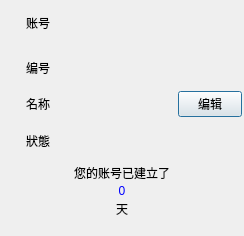
<?xml version="1.0" encoding="UTF-8"?>
<ui version="4.0">
 <class>AccountInfo</class>
 <widget class="QDialog" name="AccountInfo">
  <property name="geometry">
   <rect>
    <x>0</x>
    <y>0</y>
    <width>244</width>
    <height>236</height>
   </rect>
  </property>
  <property name="windowTitle">
   <string>账号详情</string>
  </property>
  <property name="styleSheet">
   <string notr="true"/>
  </property>
  <layout class="QVBoxLayout" name="verticalLayout" stretch="10,0,0,0,0">
   <property name="spacing">
    <number>2</number>
   </property>
   <property name="leftMargin">
    <number>2</number>
   </property>
   <property name="topMargin">
    <number>2</number>
   </property>
   <property name="rightMargin">
    <number>2</number>
   </property>
   <property name="bottomMargin">
    <number>2</number>
   </property>
   <item>
    <layout class="QGridLayout" name="gridLayout" columnstretch="1,2,0">
     <property name="spacing">
      <number>3</number>
     </property>
     <item row="2" column="2">
      <widget class="QPushButton" name="pushButton_edit">
       <property name="maximumSize">
        <size>
         <width>64</width>
         <height>16777215</height>
        </size>
       </property>
       <property name="text">
        <string>编辑</string>
       </property>
      </widget>
     </item>
     <item row="2" column="0">
      <widget class="QLabel" name="label_5">
       <property name="sizePolicy">
        <sizepolicy hsizetype="Fixed" vsizetype="Preferred">
         <horstretch>0</horstretch>
         <verstretch>0</verstretch>
        </sizepolicy>
       </property>
       <property name="minimumSize">
        <size>
         <width>48</width>
         <height>0</height>
        </size>
       </property>
       <property name="maximumSize">
        <size>
         <width>48</width>
         <height>16777215</height>
        </size>
       </property>
       <property name="text">
        <string>名称</string>
       </property>
       <property name="alignment">
        <set>Qt::AlignRight|Qt::AlignTrailing|Qt::AlignVCenter</set>
       </property>
      </widget>
     </item>
     <item row="2" column="1">
      <widget class="QLabel" name="label_name">
       <property name="cursor">
        <cursorShape>IBeamCursor</cursorShape>
       </property>
       <property name="textInteractionFlags">
        <set>Qt::LinksAccessibleByMouse|Qt::TextSelectableByMouse</set>
       </property>
      </widget>
     </item>
     <item row="1" column="1">
      <widget class="QLabel" name="label_number">
       <property name="cursor">
        <cursorShape>IBeamCursor</cursorShape>
       </property>
       <property name="textInteractionFlags">
        <set>Qt::LinksAccessibleByMouse|Qt::TextSelectableByMouse</set>
       </property>
      </widget>
     </item>
     <item row="0" column="0">
      <widget class="QLabel" name="label">
       <property name="sizePolicy">
        <sizepolicy hsizetype="Fixed" vsizetype="Preferred">
         <horstretch>0</horstretch>
         <verstretch>0</verstretch>
        </sizepolicy>
       </property>
       <property name="minimumSize">
        <size>
         <width>48</width>
         <height>0</height>
        </size>
       </property>
       <property name="maximumSize">
        <size>
         <width>48</width>
         <height>16777215</height>
        </size>
       </property>
       <property name="text">
        <string>账号</string>
       </property>
       <property name="alignment">
        <set>Qt::AlignRight|Qt::AlignTrailing|Qt::AlignVCenter</set>
       </property>
      </widget>
     </item>
     <item row="0" column="1">
      <widget class="QLabel" name="label_account">
       <property name="cursor">
        <cursorShape>IBeamCursor</cursorShape>
       </property>
       <property name="textInteractionFlags">
        <set>Qt::LinksAccessibleByMouse|Qt::TextSelectableByMouse</set>
       </property>
      </widget>
     </item>
     <item row="3" column="1">
      <widget class="QLabel" name="label_status">
       <property name="cursor">
        <cursorShape>IBeamCursor</cursorShape>
       </property>
       <property name="textInteractionFlags">
        <set>Qt::LinksAccessibleByMouse|Qt::TextSelectableByMouse</set>
       </property>
      </widget>
     </item>
     <item row="3" column="0">
      <widget class="QLabel" name="label_7">
       <property name="sizePolicy">
        <sizepolicy hsizetype="Fixed" vsizetype="Preferred">
         <horstretch>0</horstretch>
         <verstretch>0</verstretch>
        </sizepolicy>
       </property>
       <property name="minimumSize">
        <size>
         <width>48</width>
         <height>0</height>
        </size>
       </property>
       <property name="maximumSize">
        <size>
         <width>48</width>
         <height>16777215</height>
        </size>
       </property>
       <property name="text">
        <string>狀態</string>
       </property>
       <property name="alignment">
        <set>Qt::AlignRight|Qt::AlignTrailing|Qt::AlignVCenter</set>
       </property>
      </widget>
     </item>
     <item row="1" column="0">
      <widget class="QLabel" name="label_2">
       <property name="sizePolicy">
        <sizepolicy hsizetype="Fixed" vsizetype="Preferred">
         <horstretch>0</horstretch>
         <verstretch>0</verstretch>
        </sizepolicy>
       </property>
       <property name="minimumSize">
        <size>
         <width>48</width>
         <height>0</height>
        </size>
       </property>
       <property name="maximumSize">
        <size>
         <width>48</width>
         <height>16777215</height>
        </size>
       </property>
       <property name="text">
        <string>编号</string>
       </property>
       <property name="alignment">
        <set>Qt::AlignRight|Qt::AlignTrailing|Qt::AlignVCenter</set>
       </property>
      </widget>
     </item>
    </layout>
   </item>
   <item>
    <widget class="QLabel" name="label_3">
     <property name="sizePolicy">
      <sizepolicy hsizetype="Preferred" vsizetype="Fixed">
       <horstretch>0</horstretch>
       <verstretch>0</verstretch>
      </sizepolicy>
     </property>
     <property name="text">
      <string>您的账号已建立了</string>
     </property>
     <property name="alignment">
      <set>Qt::AlignCenter</set>
     </property>
    </widget>
   </item>
   <item>
    <widget class="QLabel" name="label_day">
     <property name="sizePolicy">
      <sizepolicy hsizetype="Preferred" vsizetype="Fixed">
       <horstretch>0</horstretch>
       <verstretch>0</verstretch>
      </sizepolicy>
     </property>
     <property name="styleSheet">
      <string notr="true">color: blue;</string>
     </property>
     <property name="text">
      <string>0</string>
     </property>
     <property name="alignment">
      <set>Qt::AlignCenter</set>
     </property>
    </widget>
   </item>
   <item>
    <widget class="QLabel" name="label_6">
     <property name="text">
      <string>天</string>
     </property>
     <property name="alignment">
      <set>Qt::AlignCenter</set>
     </property>
    </widget>
   </item>
   <item>
    <widget class="QLabel" name="label_createTme">
     <property name="sizePolicy">
      <sizepolicy hsizetype="Preferred" vsizetype="Fixed">
       <horstretch>0</horstretch>
       <verstretch>0</verstretch>
      </sizepolicy>
     </property>
     <property name="styleSheet">
      <string notr="true">color: red;</string>
     </property>
     <property name="alignment">
      <set>Qt::AlignCenter</set>
     </property>
    </widget>
   </item>
  </layout>
 </widget>
 <resources/>
 <connections/>
</ui>
